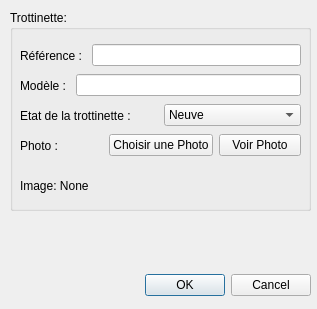
<?xml version="1.0" encoding="UTF-8"?>
<ui version="4.0">
 <class>ViewAddTrottinette</class>
 <widget class="QDialog" name="ViewAddTrottinette">
  <property name="geometry">
   <rect>
    <x>0</x>
    <y>0</y>
    <width>317</width>
    <height>309</height>
   </rect>
  </property>
  <property name="windowTitle">
   <string>Dialog</string>
  </property>
  <widget class="QDialogButtonBox" name="buttonBox">
   <property name="geometry">
    <rect>
     <x>140</x>
     <y>270</y>
     <width>171</width>
     <height>31</height>
    </rect>
   </property>
   <property name="orientation">
    <enum>Qt::Horizontal</enum>
   </property>
   <property name="standardButtons">
    <set>QDialogButtonBox::Cancel|QDialogButtonBox::Ok</set>
   </property>
  </widget>
  <widget class="QGroupBox" name="groupBox">
   <property name="geometry">
    <rect>
     <x>10</x>
     <y>10</y>
     <width>301</width>
     <height>201</height>
    </rect>
   </property>
   <property name="title">
    <string>Trottinette:</string>
   </property>
   <widget class="QWidget" name="horizontalLayoutWidget">
    <property name="geometry">
     <rect>
      <x>10</x>
      <y>60</y>
      <width>281</width>
      <height>31</height>
     </rect>
    </property>
    <layout class="QHBoxLayout" name="horizontalLayout_2">
     <item>
      <widget class="QLabel" name="label">
       <property name="text">
        <string>Modèle : </string>
       </property>
      </widget>
     </item>
     <item>
      <widget class="QLineEdit" name="model"/>
     </item>
    </layout>
   </widget>
   <widget class="QWidget" name="horizontalLayoutWidget_2">
    <property name="geometry">
     <rect>
      <x>10</x>
      <y>30</y>
      <width>281</width>
      <height>31</height>
     </rect>
    </property>
    <layout class="QHBoxLayout" name="horizontalLayout_3">
     <item>
      <widget class="QLabel" name="label_2">
       <property name="text">
        <string>Référence : </string>
       </property>
      </widget>
     </item>
     <item>
      <widget class="QLineEdit" name="ref"/>
     </item>
    </layout>
   </widget>
   <widget class="QWidget" name="horizontalLayoutWidget_6">
    <property name="geometry">
     <rect>
      <x>10</x>
      <y>90</y>
      <width>281</width>
      <height>31</height>
     </rect>
    </property>
    <layout class="QHBoxLayout" name="horizontalLayout_8">
     <item>
      <widget class="QLabel" name="label_6">
       <property name="text">
        <string>Etat de la trottinette : </string>
       </property>
      </widget>
     </item>
     <item>
      <widget class="QComboBox" name="etat">
       <item>
        <property name="text">
         <string>Neuve</string>
        </property>
       </item>
       <item>
        <property name="text">
         <string>Bon état</string>
        </property>
       </item>
       <item>
        <property name="text">
         <string>Etat moyen</string>
        </property>
       </item>
       <item>
        <property name="text">
         <string>Mauvais état</string>
        </property>
       </item>
      </widget>
     </item>
    </layout>
   </widget>
   <widget class="QWidget" name="horizontalLayoutWidget_7">
    <property name="geometry">
     <rect>
      <x>10</x>
      <y>120</y>
      <width>281</width>
      <height>31</height>
     </rect>
    </property>
    <layout class="QHBoxLayout" name="horizontalLayout_9">
     <item>
      <widget class="QLabel" name="label_8">
       <property name="text">
        <string>Photo :</string>
       </property>
      </widget>
     </item>
     <item>
      <widget class="QPushButton" name="choisirPhoto">
       <property name="text">
        <string>Choisir une Photo</string>
       </property>
      </widget>
     </item>
     <item>
      <widget class="QPushButton" name="voirPhoto">
       <property name="text">
        <string>Voir Photo</string>
       </property>
      </widget>
     </item>
    </layout>
   </widget>
   <widget class="QLabel" name="img_label">
    <property name="geometry">
     <rect>
      <x>10</x>
      <y>160</y>
      <width>281</width>
      <height>31</height>
     </rect>
    </property>
    <property name="text">
     <string>Image: None</string>
    </property>
   </widget>
  </widget>
  <widget class="QLabel" name="warning">
   <property name="geometry">
    <rect>
     <x>10</x>
     <y>220</y>
     <width>301</width>
     <height>51</height>
    </rect>
   </property>
   <property name="styleSheet">
    <string notr="true">color:red;</string>
   </property>
   <property name="text">
    <string/>
   </property>
  </widget>
 </widget>
 <resources/>
 <connections>
  <connection>
   <sender>buttonBox</sender>
   <signal>accepted()</signal>
   <receiver>ViewAddTrottinette</receiver>
   <slot>accept()</slot>
   <hints>
    <hint type="sourcelabel">
     <x>248</x>
     <y>254</y>
    </hint>
    <hint type="destinationlabel">
     <x>157</x>
     <y>274</y>
    </hint>
   </hints>
  </connection>
  <connection>
   <sender>buttonBox</sender>
   <signal>rejected()</signal>
   <receiver>ViewAddTrottinette</receiver>
   <slot>reject()</slot>
   <hints>
    <hint type="sourcelabel">
     <x>316</x>
     <y>260</y>
    </hint>
    <hint type="destinationlabel">
     <x>286</x>
     <y>274</y>
    </hint>
   </hints>
  </connection>
 </connections>
</ui>
